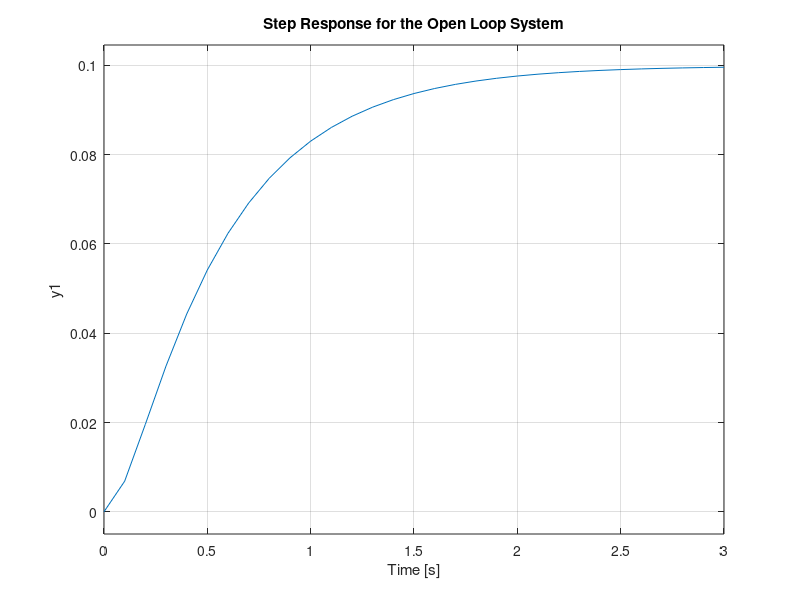

Write MATLAB code to recreate this figure.
clc; clear; close all;
format compact;

%% Modeling a DC Motor
J=0.01;
b=0.1;
K=0.01;
R=1;
L=0.5;
num=K;
den=[(J*L) ((J*R)+(L*b)) ((b*R)+K^2)];
open_sys = tf(num,den);

% Open loop response
step (open_sys,0:0.1:3);
title('Step Response for the Open Loop System');